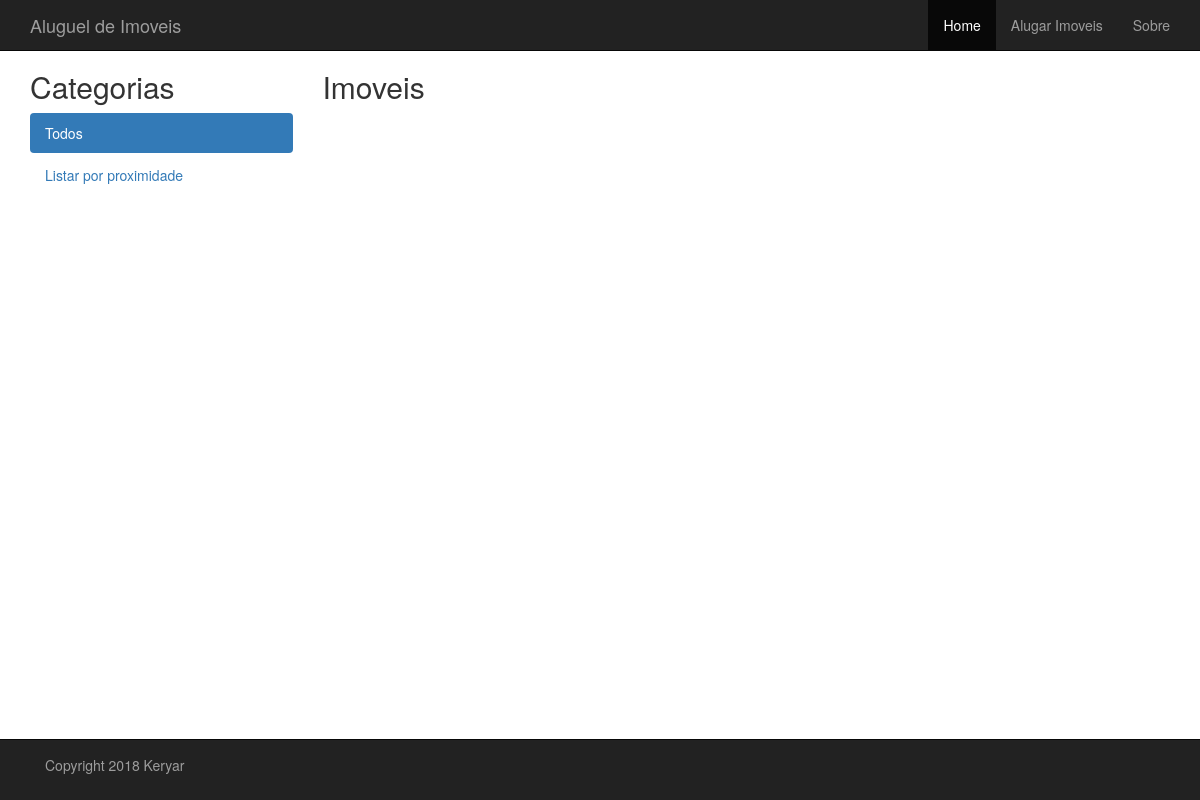
Page /aluguel/ on the earlier database version.
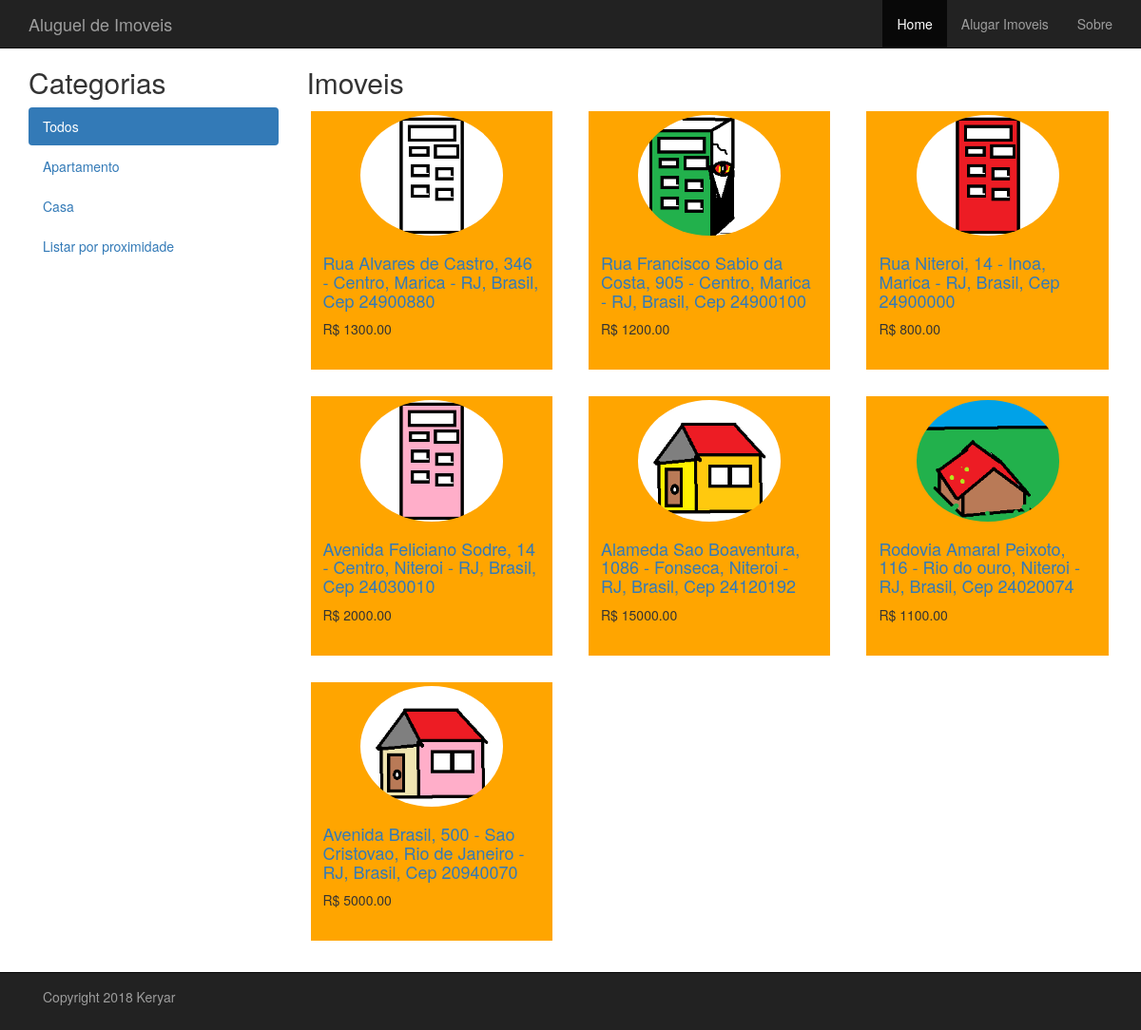
Same page on the later database version.
### aluguel/models.py (models this page shows, shortened)
class Categoria(models.Model):
    nome = models.CharField(max_length=200, db_index=True)
    slug = models.SlugField(max_length=200, db_index=True, unique=True)
    class Meta:
        ordering = ('nome',)
        verbose_name = 'categoria'
        verbose_name_plural = 'categorias'
    def get_absolute_path(self):
        return reverse('aluguel:lista_imoveis_por_categoria', args=[self.slug])

class Imovel(models.Model):
    categoria = models.ForeignKey(Categoria, related_name='imoveis')
    slug = models.SlugField(max_length=200, db_index=True)
    imagem = models.ImageField(upload_to='imoveis', blank=True)
    descricao = models.TextField(blank=True)
    dono = models.TextField(blank=True)
    preco = models.DecimalField(max_digits=10, decimal_places=2)
    numero = models.PositiveIntegerField()
    rua = models.CharField(max_length=200, db_index=True)
    bairro = models.CharField(max_length=200, db_index=True)
    cidade = models.CharField(max_length=200, db_index=True)
    estado = models.CharField(max_length=200, db_index=True)
    pais = models.CharField(max_length=200, db_index=True)
    cep = models.CharField(max_length=200, db_index=True)
    disponivel = models.BooleanField(default=True)
    data_cadastramento = models.DateTimeField(auto_now_add=True)
    data_atualizacao = models.DateTimeField(auto_now=True)
    endereco = models.TextField(blank=True)
    class Meta:
        ordering = ('cidade',)
        verbose_name = 'imovel'
        verbose_name_plural = 'imoveis'
    def get_absolute_path(self):
        return reverse('aluguel:exibe_imovel', args=[self.id, self.slug])

### aluguel/views.py (the view)
# urls.py: url(r'^(?P<slug_da_categoria>[-\w]+)/$', views.lista_imoveis, name='lista_imoveis_por_categoria'),
def lista_imoveis(request, slug_da_categoria=None):
    categoria = None
    proximidade = False
    categorias = Categoria.objects.all()
    imoveis = Imovel.objects.filter(disponivel=True)
    if slug_da_categoria:
        categoria = get_object_or_404(Categoria, slug=slug_da_categoria)
        imoveis = imoveis.filter(categoria=categoria)
    return render(request, 'aluguel/imovel/lista.html', {'categorias': categorias,
                                                         'imoveis': imoveis,
                                                         'categoria': categoria,
                                                         'proximidade': proximidade})

### aluguel/templates/aluguel/imovel/lista.html (shortened to what this page needs)
{% extends "base.html" %}
{% load static %}
{% block conteudo %}
    {% static "aluguel/images/" as baseUrl %}
    <div class="container">
        <div class="row">
            <div class="col-sm-12">
                <div class="row">
                    <div class="col-sm-3">
                        <h2>Categorias</h2>
                        <ul class="nav nav-pills nav-stacked">
                            <li {% if not categoria %}{% if not proximidade %}class="active"{% endif %}{% endif %}>
                                <a href="{% url 'aluguel:lista_imoveis' %}">Todos</a>
                            </li>
                            {% for c in categorias %}
                                <li {% if categoria.slug == c.slug %}class="active"{% endif %}>
                                    <a href="{{ c.get_absolute_path }}">{{ c.nome }}</a>
                                </li>
                            {% endfor %}
                             <li {% if proximidade %}class="active"{% endif %}>
                                    <a href="{% url 'aluguel:proximidade' %}">Listar por proximidade</a>
                             </li>
                        </ul>
                    </div>
                    <div class="col-sm-9">
                        <h2>{% if not categoria %}{% if not proximidade %}Imoveis{% else %}Proximidade{% endif %}{% else %}{{ categoria.nome }}{% endif %}</h2>
                        <div class="row">
                            {% if not proximidade %}
                            {% for imovel in imoveis %}
                                <div class="col-md-4 col-sm-6">
                                    <div class="thumbnail">
                                        <a href="{{ imovel.get_absolute_path }}">
                                            <img class="img-circle img-responsive center-block"
                                                 src="{% static imovel.imagem %}" height="220" width="150">
                                        </a>
                                        <div class="caption">
                                            <h4><a href="{{ imovel.get_absolute_path }}">{{ imovel.endereco }}</a></h4>
                                            R$ {{ imovel.preco }}
                                            <br>
                                            <br>
                                        </div>
                                    </div>
                                </div>
                            {% endfor %}
                            {% endif %}
                        </div>
                    </div>
                </div>
            </div>
        </div>
    </div>
{% endblock %}

### projectbase/templates/base.html (shortened to what this page needs)
{% load static %}
<!DOCTYPE html>
<html lang="en">
  <head>
    <link href="{% static 'projectbase/css/bootstrap.min.css' %}" rel="stylesheet">
    <link href="{% static 'projectbase/css/styles.css' %}" rel="stylesheet">
	<link href="https://maxcdn.bootstrapcdn.com/font-awesome/4.5.0/css/font-awesome.min.css" rel="stylesheet">
  </head>
  <body>
	<div class="navbar navbar-inverse navbar-fixed-top" role="navigation">
		<div class="container">
			<div class="navbar-header">
				<a class="navbar-brand" href="{% url 'projectbase:index' %}">Aluguel de Imoveis</a>
			</div>
			<div class="navbar-collapse collapse">
				<ul class="nav navbar-nav navbar-right">
					<li class="active"><a href="{% url 'projectbase:index' %}">Home</a></li>
					<li> <a href="{% url 'aluguel:lista_imoveis' %}">Alugar Imoveis</a></li>
					<li> <a href="{% url 'projectbase:about' %}">Sobre</a></li>
				</ul>
			</div>
		</div>
	</div>
	{% block conteudo %}
    {% endblock %}
	<div class="navbar navbar-inverse navbar-fixed-bottom" role="navigation">
		<div class="container">
			<div class="navbar-text pull-left">
				<p>Copyright 2018 Keryar</p>
			</div>
		</div>
	</div>
  </body>
</html>

### projectbase/static/projectbase/css/styles.css (style rules this page uses)
div .col-sm-6 > div.thumbnail { border-width: 4px; border-color: white; }
div .thumbnail { background-color:orange; border-color: orange; }
.thumbnail img { background-color:orange; border-color: black; transform: all 0.3s ease 0s; }
body { padding-top: 30px; padding-bottom: 70px; background-color: white; }

Differences in the rows shown:
added Categoria: nome "Apartamento"
added Categoria: nome "Casa"
added Imovel: imagem (picture), endereco "Rua Alvares de Castro, 346 - Centro, Marica - RJ, Brasil, Cep 24900880", preco "1300.00"
added Imovel: imagem (picture), endereco "Rua Francisco Sabio da Costa, 905 - Centro, Marica - RJ, Brasil, Cep 24900100", preco "1200.00"
added Imovel: imagem (picture), endereco "Rua Niteroi, 14 - Inoa, Marica - RJ, Brasil, Cep 24900000", preco "800.00"
added Imovel: imagem (picture), endereco "Avenida Feliciano Sodre, 14 - Centro, Niteroi - RJ, Brasil, Cep 24030010", preco "2000.00"
added Imovel: imagem (picture), endereco "Alameda Sao Boaventura, 1086 - Fonseca, Niteroi - RJ, Brasil, Cep 24120192", preco "15000.00"
added Imovel: imagem (picture), endereco "Rodovia Amaral Peixoto, 116 - Rio do ouro, Niteroi - RJ, Brasil, Cep 24020074", preco "1100.00"
added Imovel: imagem (picture), endereco "Avenida Brasil, 500 - Sao Cristovao, Rio de Janeiro - RJ, Brasil, Cep 20940070", preco "5000.00"
